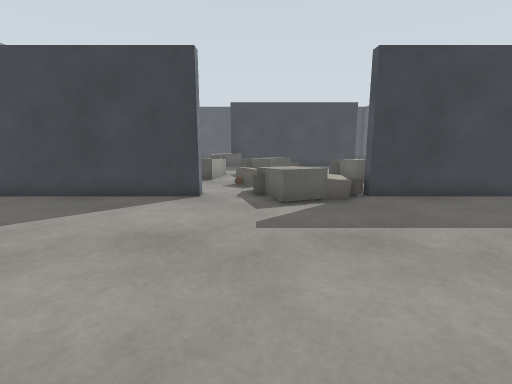
view 1 (above)

19 first-person views from a walk through a world built for the Gazebo simulator. The camera is 0.94 m above the floor, tilts 10° down and sees 85° across. The floor is counted in squares, 0.5 m on a side. Each view is taken from the middle of a square. On the plan, view 1 faces up. The plan holds only what a view shows up to about 16 squares ahead; the rest is blank.

view 2
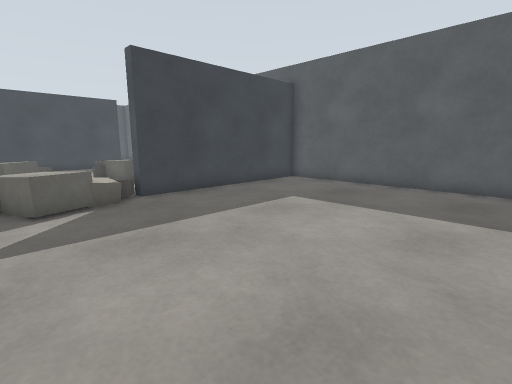

view 3
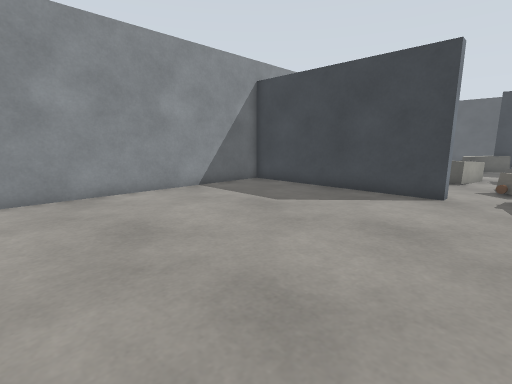

view 4
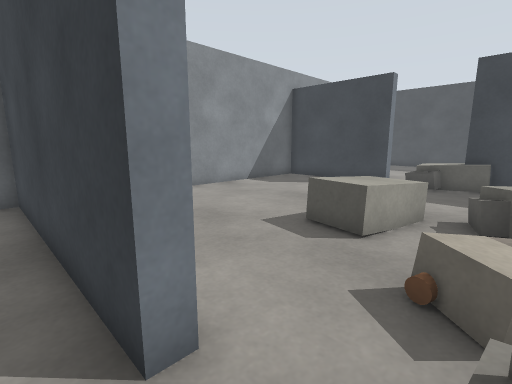

view 5
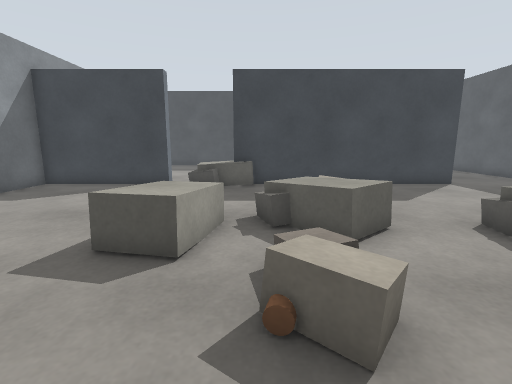

view 6
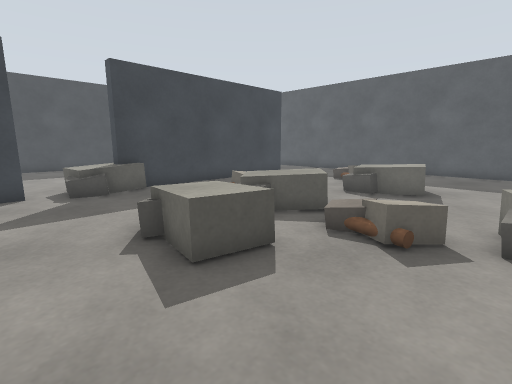

view 7
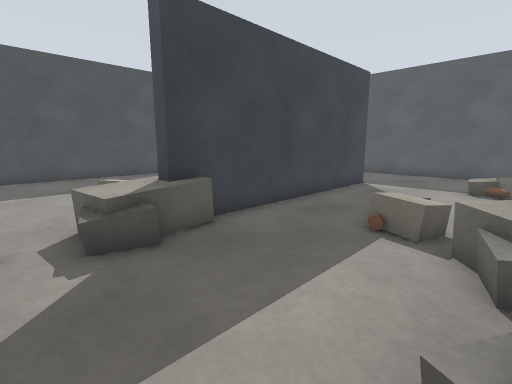

view 8
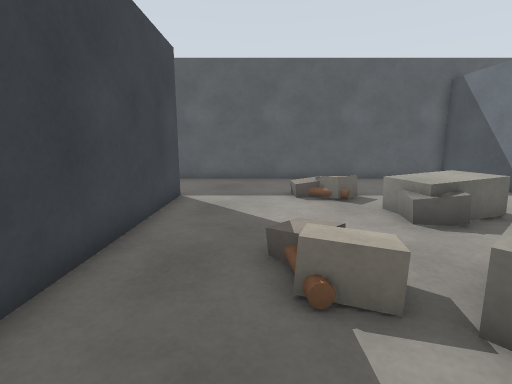

view 9
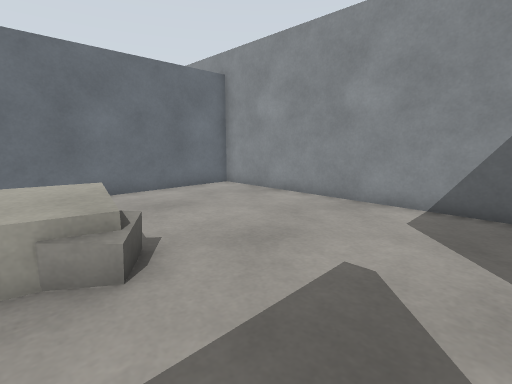

view 10
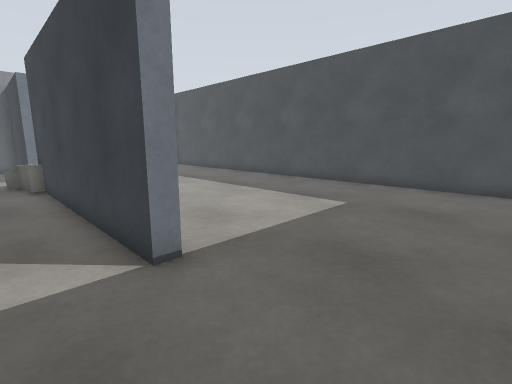

view 11
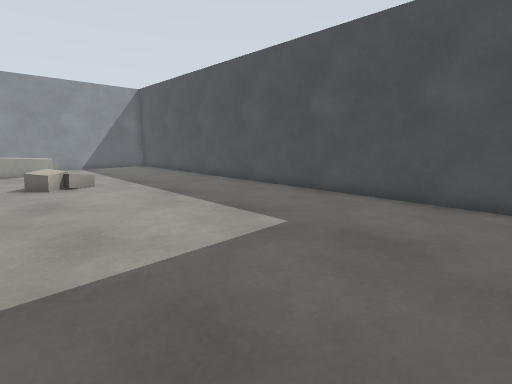

view 12
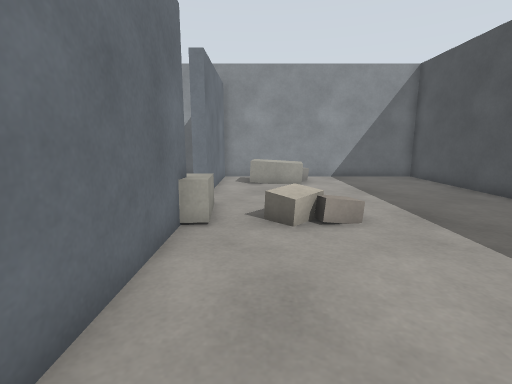

view 13
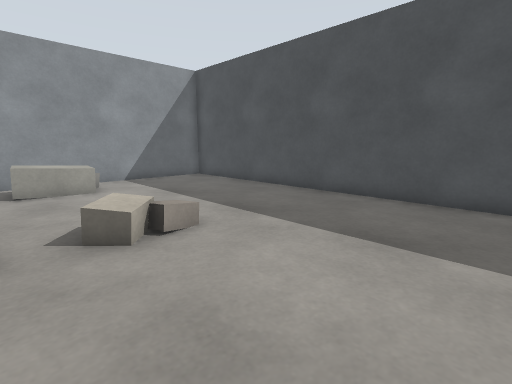

view 14
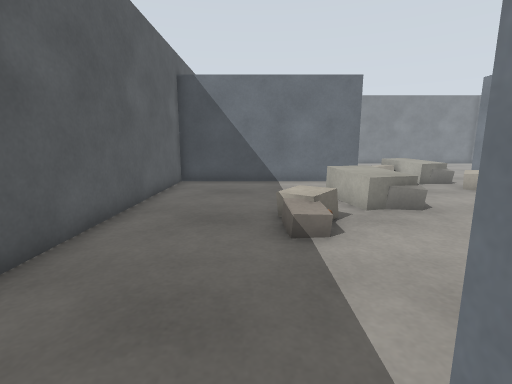

view 15
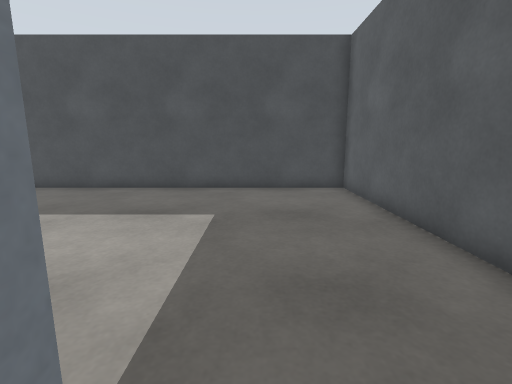

view 16
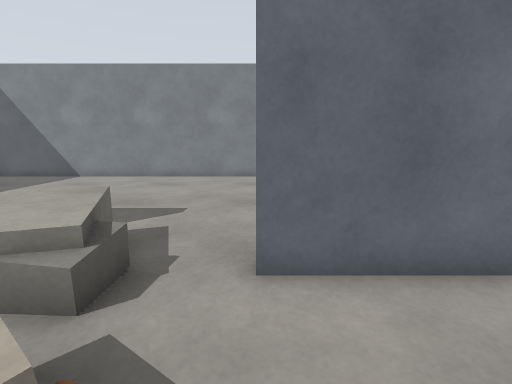

view 17
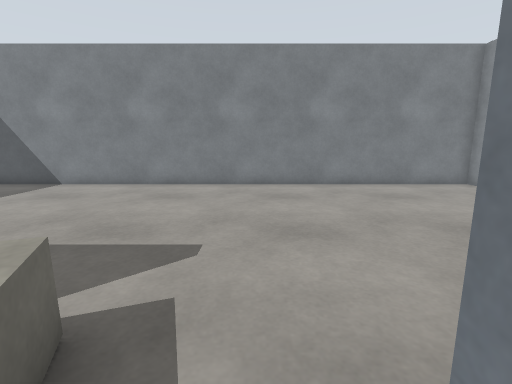

view 18
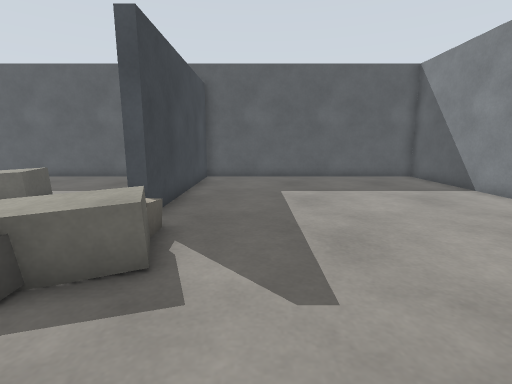

view 19
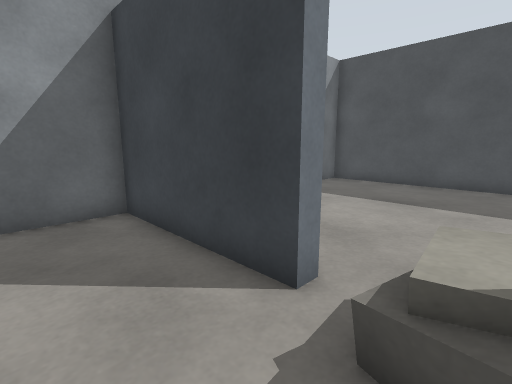

### Floor plan
Points are (right, up) in squares from view 1. A wall is a line through its corners. A room is listed if a view was taken in it or the views show most of it. See-through windows are left out.
Room 1 (views 1, 2, 3, 4, 5, 6, 7, 8, 9, 10, 15, 16, 17, 18, 19)
walls: (-5, 22.7) (-10.7, 22.7) (-10.7, 10.3) (-2, 10.3) (-2, 9.7) (-10.7, 9.7) (-10.7, -1.7) (12.7, -1.7) (12.7, 9.7) (4, 9.7) (4, 10.3) (12.7, 10.3) (12.7, 22.5); (8, 22.7) (-1.6, 22.7)
ways out: opening at (-3, 23) to room 2; opening at (10.5, 23) to room 2
objects: other object (-4, 15) to (-2, 17); other object (-1, 12) to (0, 14); other object (-1, 15) to (2, 17); other object (0, 9) to (2, 10); other object (1, 18) to (3, 20); other object (3, 9); other object (4, 14) to (6, 16); other object (7, 17) to (8, 18)
Room 2 (views 11, 12, 13, 14)
walls: (-1.5, 23.3) (3.4, 23.3); (8, 23.4) (8, 22.7); (12.7, 22.5) (12.7, 33.7) (-10.7, 33.7) (-10.7, 23.3) (-5, 23.3) (-5, 22.7)
ways out: opening at (-3, 23) to room 1; opening at (10.5, 23) to room 1
objects: other object (-9, 25) to (-8, 27); other object (-4, 22) to (-2, 24); goal (-2, 25) to (-1, 27)

Positions as (right, up) in squares from view 1, and headings:
1: (0, 0), facing up
2: (0, 0), facing up-right
3: (0, -1), facing up-left
4: (0, 9), facing up-left
5: (-1, 10), facing up
6: (-6, 11), facing up-right
7: (-5, 17), facing up-right
8: (-2, 20), facing right
9: (-2, 21), facing down-left
10: (12, 21), facing up-left
11: (12, 24), facing up-left
12: (5, 25), facing left
13: (4, 24), facing up-left
14: (9, 24), facing down
15: (9, 22), facing up
16: (-2, 14), facing down
17: (-1, 11), facing down
18: (-3, 7), facing right
19: (-3, 20), facing up-left
